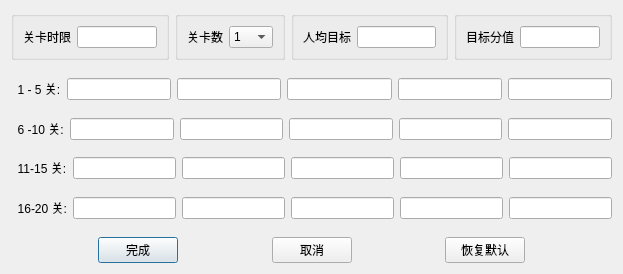
<?xml version="1.0" encoding="UTF-8"?>
<ui version="4.0">
 <class>Dialog</class>
 <widget class="QDialog" name="Dialog">
  <property name="geometry">
   <rect>
    <x>0</x>
    <y>0</y>
    <width>623</width>
    <height>274</height>
   </rect>
  </property>
  <property name="windowTitle">
   <string>Dialog</string>
  </property>
  <layout class="QGridLayout" name="gridLayout">
   <item row="0" column="0">
    <layout class="QVBoxLayout" name="verticalLayout">
     <item>
      <layout class="QHBoxLayout" name="horizontalLayout">
       <item>
        <widget class="QGroupBox" name="groupBox_4">
         <property name="title">
          <string/>
         </property>
         <layout class="QGridLayout" name="gridLayout_3">
          <item row="0" column="0">
           <widget class="QLabel" name="label_2">
            <property name="text">
             <string>关卡时限</string>
            </property>
           </widget>
          </item>
          <item row="0" column="1">
           <spacer name="horizontalSpacer_5">
            <property name="orientation">
             <enum>Qt::Horizontal</enum>
            </property>
            <property name="sizeHint" stdset="0">
             <size>
              <width>3</width>
              <height>20</height>
             </size>
            </property>
           </spacer>
          </item>
          <item row="0" column="2" alignment="Qt::AlignHCenter">
           <widget class="QLineEdit" name="TimeLimitLine">
            <property name="styleSheet">
             <string notr="true">font: 12pt &quot;仿宋&quot;;</string>
            </property>
           </widget>
          </item>
         </layout>
        </widget>
       </item>
       <item>
        <widget class="QGroupBox" name="groupBox_7">
         <property name="title">
          <string/>
         </property>
         <layout class="QGridLayout" name="gridLayout_10">
          <item row="0" column="0" alignment="Qt::AlignVCenter">
           <widget class="QLabel" name="label_8">
            <property name="text">
             <string>关卡数</string>
            </property>
           </widget>
          </item>
          <item row="0" column="1">
           <spacer name="horizontalSpacer_9">
            <property name="orientation">
             <enum>Qt::Horizontal</enum>
            </property>
            <property name="sizeHint" stdset="0">
             <size>
              <width>3</width>
              <height>20</height>
             </size>
            </property>
           </spacer>
          </item>
          <item row="0" column="2">
           <widget class="QComboBox" name="comboBox">
            <item>
             <property name="text">
              <string>1</string>
             </property>
            </item>
            <item>
             <property name="text">
              <string>2</string>
             </property>
            </item>
            <item>
             <property name="text">
              <string>3</string>
             </property>
            </item>
            <item>
             <property name="text">
              <string>4</string>
             </property>
            </item>
            <item>
             <property name="text">
              <string>5</string>
             </property>
            </item>
            <item>
             <property name="text">
              <string>6</string>
             </property>
            </item>
            <item>
             <property name="text">
              <string>7</string>
             </property>
            </item>
            <item>
             <property name="text">
              <string>8</string>
             </property>
            </item>
            <item>
             <property name="text">
              <string>9</string>
             </property>
            </item>
            <item>
             <property name="text">
              <string>10</string>
             </property>
            </item>
            <item>
             <property name="text">
              <string>11</string>
             </property>
            </item>
            <item>
             <property name="text">
              <string>12</string>
             </property>
            </item>
            <item>
             <property name="text">
              <string>13</string>
             </property>
            </item>
            <item>
             <property name="text">
              <string>14</string>
             </property>
            </item>
            <item>
             <property name="text">
              <string>15</string>
             </property>
            </item>
            <item>
             <property name="text">
              <string>16</string>
             </property>
            </item>
            <item>
             <property name="text">
              <string>17</string>
             </property>
            </item>
            <item>
             <property name="text">
              <string>18</string>
             </property>
            </item>
            <item>
             <property name="text">
              <string>19</string>
             </property>
            </item>
            <item>
             <property name="text">
              <string>20</string>
             </property>
            </item>
           </widget>
          </item>
         </layout>
        </widget>
       </item>
       <item>
        <widget class="QGroupBox" name="groupBox_6">
         <property name="title">
          <string/>
         </property>
         <layout class="QGridLayout" name="gridLayout_5">
          <item row="0" column="1">
           <spacer name="horizontalSpacer_7">
            <property name="orientation">
             <enum>Qt::Horizontal</enum>
            </property>
            <property name="sizeHint" stdset="0">
             <size>
              <width>3</width>
              <height>20</height>
             </size>
            </property>
           </spacer>
          </item>
          <item row="0" column="0" alignment="Qt::AlignVCenter">
           <widget class="QLabel" name="label_4">
            <property name="text">
             <string>人均目标</string>
            </property>
           </widget>
          </item>
          <item row="0" column="2" alignment="Qt::AlignHCenter|Qt::AlignVCenter">
           <widget class="QLineEdit" name="TargetUnitLine">
            <property name="styleSheet">
             <string notr="true">font: 12pt &quot;宋体&quot;;</string>
            </property>
           </widget>
          </item>
         </layout>
        </widget>
       </item>
       <item>
        <widget class="QGroupBox" name="groupBox_5">
         <property name="title">
          <string/>
         </property>
         <layout class="QGridLayout" name="gridLayout_4">
          <item row="0" column="0" alignment="Qt::AlignVCenter">
           <widget class="QLabel" name="label_3">
            <property name="text">
             <string>目标分值</string>
            </property>
           </widget>
          </item>
          <item row="0" column="2" alignment="Qt::AlignHCenter|Qt::AlignVCenter">
           <widget class="QLineEdit" name="ScoreUnitLine">
            <property name="styleSheet">
             <string notr="true">font: 12pt &quot;宋体&quot;;</string>
            </property>
           </widget>
          </item>
          <item row="0" column="1">
           <spacer name="horizontalSpacer_6">
            <property name="orientation">
             <enum>Qt::Horizontal</enum>
            </property>
            <property name="sizeHint" stdset="0">
             <size>
              <width>3</width>
              <height>20</height>
             </size>
            </property>
           </spacer>
          </item>
         </layout>
        </widget>
       </item>
      </layout>
     </item>
     <item>
      <layout class="QVBoxLayout" name="verticalLayout_2">
       <item>
        <spacer name="verticalSpacer_5">
         <property name="orientation">
          <enum>Qt::Vertical</enum>
         </property>
         <property name="sizeHint" stdset="0">
          <size>
           <width>20</width>
           <height>40</height>
          </size>
         </property>
        </spacer>
       </item>
       <item>
        <layout class="QGridLayout" name="gridLayout_2">
         <item row="0" column="0">
          <widget class="QLabel" name="lable_4">
           <property name="text">
            <string>  1 - 5 关:</string>
           </property>
          </widget>
         </item>
         <item row="0" column="1">
          <widget class="QLineEdit" name="Level1Edit"/>
         </item>
         <item row="0" column="2">
          <widget class="QLineEdit" name="Level2Edit"/>
         </item>
         <item row="0" column="3">
          <widget class="QLineEdit" name="Level3Edit"/>
         </item>
         <item row="0" column="4">
          <widget class="QLineEdit" name="Level4Edit"/>
         </item>
         <item row="0" column="5">
          <widget class="QLineEdit" name="Level5Edit"/>
         </item>
        </layout>
       </item>
       <item>
        <spacer name="verticalSpacer_2">
         <property name="orientation">
          <enum>Qt::Vertical</enum>
         </property>
         <property name="sizeHint" stdset="0">
          <size>
           <width>20</width>
           <height>40</height>
          </size>
         </property>
        </spacer>
       </item>
       <item>
        <layout class="QGridLayout" name="gridLayout_6">
         <item row="0" column="0">
          <widget class="QLabel" name="label_5">
           <property name="text">
            <string>  6 -10 关:</string>
           </property>
          </widget>
         </item>
         <item row="0" column="1">
          <widget class="QLineEdit" name="Level6Edit"/>
         </item>
         <item row="0" column="2">
          <widget class="QLineEdit" name="Level7Edit"/>
         </item>
         <item row="0" column="3">
          <widget class="QLineEdit" name="Level8Edit"/>
         </item>
         <item row="0" column="4">
          <widget class="QLineEdit" name="Level9Edit"/>
         </item>
         <item row="0" column="5">
          <widget class="QLineEdit" name="Level10Edit"/>
         </item>
        </layout>
       </item>
       <item>
        <spacer name="verticalSpacer_6">
         <property name="orientation">
          <enum>Qt::Vertical</enum>
         </property>
         <property name="sizeHint" stdset="0">
          <size>
           <width>20</width>
           <height>40</height>
          </size>
         </property>
        </spacer>
       </item>
       <item>
        <layout class="QGridLayout" name="gridLayout_7">
         <item row="0" column="0">
          <widget class="QLabel" name="label_6">
           <property name="text">
            <string>  11-15 关:</string>
           </property>
          </widget>
         </item>
         <item row="0" column="1">
          <widget class="QLineEdit" name="Level11Edit"/>
         </item>
         <item row="0" column="2">
          <widget class="QLineEdit" name="Level12Edit"/>
         </item>
         <item row="0" column="3">
          <widget class="QLineEdit" name="Level13Edit"/>
         </item>
         <item row="0" column="4">
          <widget class="QLineEdit" name="Level14Edit"/>
         </item>
         <item row="0" column="5">
          <widget class="QLineEdit" name="Level15Edit"/>
         </item>
        </layout>
       </item>
       <item>
        <spacer name="verticalSpacer_10">
         <property name="orientation">
          <enum>Qt::Vertical</enum>
         </property>
         <property name="sizeHint" stdset="0">
          <size>
           <width>20</width>
           <height>40</height>
          </size>
         </property>
        </spacer>
       </item>
       <item>
        <layout class="QGridLayout" name="gridLayout_8">
         <item row="0" column="0">
          <widget class="QLabel" name="label_7">
           <property name="text">
            <string>  16-20 关:</string>
           </property>
          </widget>
         </item>
         <item row="0" column="1">
          <widget class="QLineEdit" name="Level16Edit"/>
         </item>
         <item row="0" column="2">
          <widget class="QLineEdit" name="Level17Edit"/>
         </item>
         <item row="0" column="3">
          <widget class="QLineEdit" name="Level18Edit"/>
         </item>
         <item row="0" column="4">
          <widget class="QLineEdit" name="Level19Edit"/>
         </item>
         <item row="0" column="5">
          <widget class="QLineEdit" name="Level20Edit"/>
         </item>
        </layout>
       </item>
       <item>
        <spacer name="verticalSpacer_11">
         <property name="orientation">
          <enum>Qt::Vertical</enum>
         </property>
         <property name="sizeHint" stdset="0">
          <size>
           <width>20</width>
           <height>40</height>
          </size>
         </property>
        </spacer>
       </item>
      </layout>
     </item>
     <item>
      <layout class="QGridLayout" name="gridLayout_9">
       <item row="0" column="0">
        <spacer name="horizontalSpacer_2">
         <property name="orientation">
          <enum>Qt::Horizontal</enum>
         </property>
         <property name="sizeHint" stdset="0">
          <size>
           <width>40</width>
           <height>20</height>
          </size>
         </property>
        </spacer>
       </item>
       <item row="0" column="1">
        <widget class="QPushButton" name="ComfirmBtn">
         <property name="text">
          <string>完成</string>
         </property>
        </widget>
       </item>
       <item row="0" column="2">
        <spacer name="horizontalSpacer_3">
         <property name="orientation">
          <enum>Qt::Horizontal</enum>
         </property>
         <property name="sizeHint" stdset="0">
          <size>
           <width>40</width>
           <height>20</height>
          </size>
         </property>
        </spacer>
       </item>
       <item row="0" column="3">
        <widget class="QPushButton" name="CancelBtn">
         <property name="text">
          <string>取消</string>
         </property>
        </widget>
       </item>
       <item row="0" column="4">
        <spacer name="horizontalSpacer">
         <property name="orientation">
          <enum>Qt::Horizontal</enum>
         </property>
         <property name="sizeHint" stdset="0">
          <size>
           <width>40</width>
           <height>20</height>
          </size>
         </property>
        </spacer>
       </item>
       <item row="0" column="5">
        <widget class="QPushButton" name="ResetBtn">
         <property name="text">
          <string>恢复默认</string>
         </property>
        </widget>
       </item>
       <item row="0" column="6">
        <spacer name="horizontalSpacer_8">
         <property name="orientation">
          <enum>Qt::Horizontal</enum>
         </property>
         <property name="sizeHint" stdset="0">
          <size>
           <width>40</width>
           <height>20</height>
          </size>
         </property>
        </spacer>
       </item>
      </layout>
     </item>
    </layout>
   </item>
  </layout>
  <zorder>groupBox_4</zorder>
  <zorder>groupBox_5</zorder>
  <zorder>groupBox_6</zorder>
  <zorder>lable_4</zorder>
  <zorder>Level1Edit</zorder>
  <zorder>Level2Edit</zorder>
  <zorder>Level3Edit</zorder>
  <zorder>Level4Edit</zorder>
  <zorder>Level5Edit</zorder>
  <zorder>layoutWidget</zorder>
  <zorder>layoutWidget_2</zorder>
  <zorder>layoutWidget_3</zorder>
  <zorder></zorder>
  <zorder>horizontalSpacer_2</zorder>
  <zorder>ComfirmBtn</zorder>
  <zorder>horizontalSpacer</zorder>
  <zorder>horizontalSpacer_3</zorder>
  <zorder>ResetBtn</zorder>
  <zorder>horizontalSpacer_8</zorder>
  <zorder>CancelBtn</zorder>
  <zorder>verticalSpacer</zorder>
  <zorder></zorder>
  <zorder>groupBox_7</zorder>
 </widget>
 <resources/>
 <connections/>
</ui>
